Frame 1 (no input): blank canvas, image omitted
Frame 60 (no input): blank canvas, image omitted
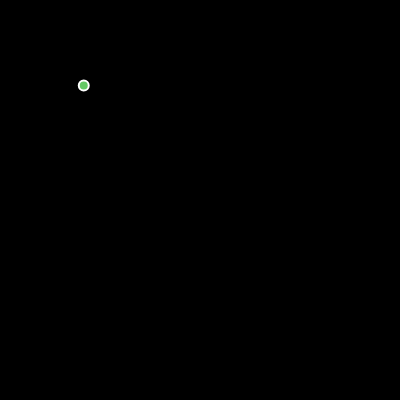
Frame 120 (the mouse pressed at the canvas centre since frame 60)

The p5.js sketch whose frames 1 and 60 were blank and that drew this single picture after the mouse press (run headless with seeded random() and noise() and a simulated clock; from frame 60 on, the mouse is pressed at the canvas centre):

// p5.js sketch
// ── sketch.js

let mover;

function setup() {
  createCanvas(400, 400);
  mover = new Mover();
}

function draw() {
  
  background(0);

  // line(0, 0, v.x, v.y);
  mover.update();
  mover.draw();
  
}
// ── mover.js

class Mover{
  constructor(x, y){
    this.pos = createVector(x, y);
    this.vel = p5.Vector.random2D();
    // this.vel.mult(random(3));
    this.acc = createVector();
  }
  
  update(){

      // let pos = createVector(200, 200);
    let mouse = createVector(mouseX, mouseY);
    this.acc = p5.Vector.sub(mouse, this.pos);
    this.acc.setMag(5);
  // background(v.mag());
    
    this.vel.add(this.acc);
    this.vel.limit(2);
    this.pos.add(this.vel);
  }
  
  draw(){
    strokeWeight(2);
    stroke(255);
    fill(100, 200, 100);
    ellipse(mover.pos.x, mover.pos.y, 10, 10);
    
  }
  
}
